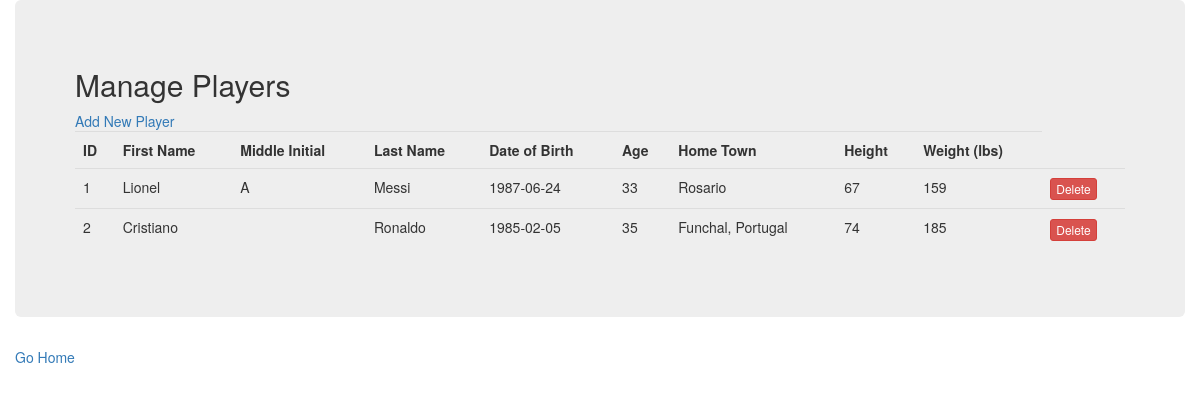
Page /scouts on the committed database.
### app/models.py (models this page shows, shortened)
class Data(db.Model):
    id = db.Column(db.INTEGER, primary_key=True)
    first_name = db.Column(db.String(100))
    middle_initial = db.Column(db.String(100))
    last_name = db.Column(db.String(100))
    date_of_birth = db.Column(db.Date)
    age = db.Column(db.INTEGER)
    home_town = db.Column(db.String(100))
    height = db.Column(db.INTEGER)
    weight = db.Column(db.INTEGER)
    scout_id = db.Column(db.Integer, db.ForeignKey('users.id'))

### app/main/views.py (the view)
@main.route('/scouts')
def Scouts():
    stats = Data.query.all()
    return render_template("scouts.html", stats=stats)

### app/templates/scouts.html (shortened to what this page needs)
{% extends "base.html" %}
{% block body %}
<div class = "container">
    <div class = "row">
        <div class = "col md-12">
            <div class = "jumbotron p-3">
                <h2>Manage Players
                </h2>
                <a href="{{ url_for('main.addplayer') }}">Add New Player</a>
                <table class="table table-hover table-dark">
                    <tr>
                        <th>ID</th>
                        <th>First Name</th>
                        <th>Middle Initial</th>
                        <th>Last Name</th>
                        <th>Date of Birth</th>
                        <th>Age</th>
                        <th>Home Town</th>
                        <th>Height</th>
                        <th>Weight (lbs)</th>
                    </tr>
                    {% for player in stats %}
                    <tr>
                        <td>{{ player.id }}</td>
                        <td>{{ player.first_name }}</td>
                        <td>{{ player.middle_initial }}</td>
                        <td>{{ player.last_name }}</td>
                        <td>{{ player.date_of_birth }}</td>
                        <td>{{ player.age }}</td>
                        <td>{{ player.home_town }}</td>
                        <td>{{ player.height }}</td>
                        <td>{{ player.weight }}</td>
                        <td>
                            <a href="/delete/{{player.id}}" class="btn btn-danger btn-xs" onclick="return confirm('Are You Sure You Want To Delete?')">Delete</a>
                        </td>
                    </tr>
                    {% endfor %}
</table>
</div>
<div>
    <a href="{{ url_for('main.index') }}">Go Home</a>
</div>
{% endblock %}

### app/templates/base.html (shortened to what this page needs)
{% extends "bootstrap/base.html" %}
{% block head %}
{{ super() }}
{% endblock %}

### rows in the picture
Data: id "1", first_name "Lionel", middle_initial "A", last_name "Messi", date_of_birth "1987-06-24", age "33", home_town "Rosario", height "67", weight "159"
Data: id "2", first_name "Cristiano", last_name "Ronaldo", date_of_birth "1985-02-05", age "35", home_town "Funchal, Portugal", height "74", weight "185"
